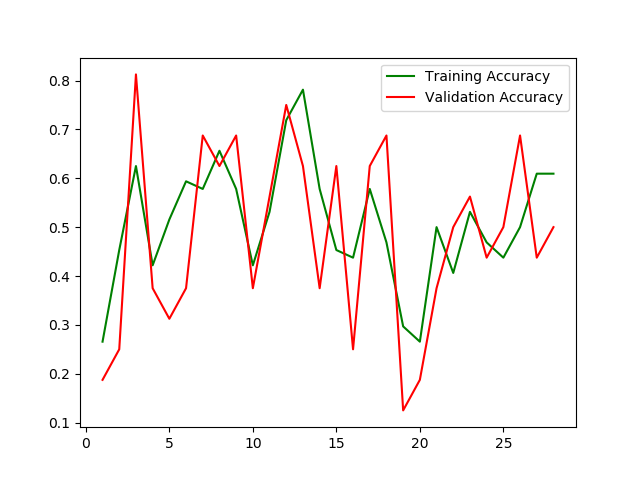
#> input picture plots/Plot date 2018-10-15 22 18 37808316.png, 640 x 480 px; its folder holds only this picture in this run
$ python show_progress.py
#> lines starting #> are read from the running program, lines starting #| are printed output that depends on the picture
import cv2
import os

while (True):
    file = os.listdir('plots/')[os.listdir('plots/').__len__() - 1]

    img = cv2.imread('plots/' + file)
#> img is the input picture: shape (480, 640, 3); mean B, G, R 244.9, 246.1, 249.6
    if not img is None:
        img = cv2.resize(img, (512, 512), 0, 0, cv2.INTER_LINEAR)
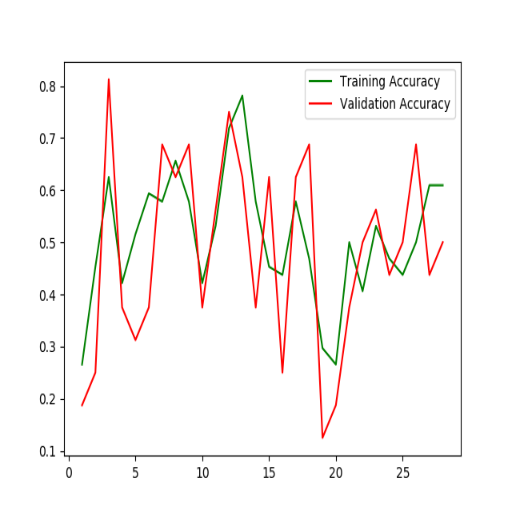
#> img: shape (512, 512, 3); mean B, G, R 244.8, 246.1, 249.6
        cv2.resizeWindow('frame', 512, 512)
        cv2.imshow('Progress', img)

    if cv2.waitKey(1) & 0xFF == ord('q'):
#> (key q is pressed here)
        break

cv2.destroyAllWindows()

$ run again, on plots/Plot date 2018-10-16 19 13 11014980.png
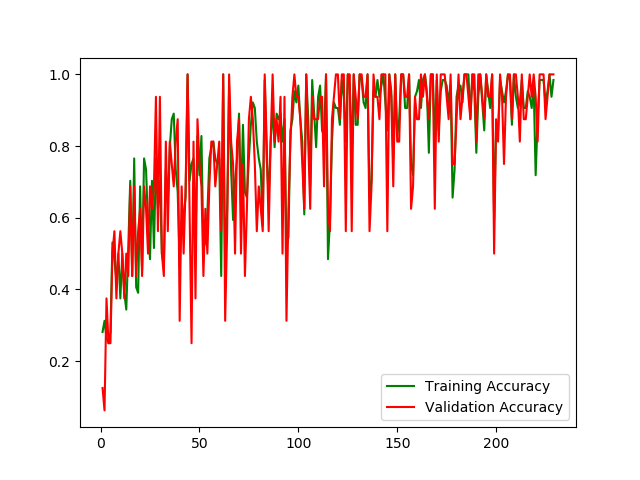
#> input picture plots/Plot date 2018-10-16 19 13 11014980.png, 640 x 480 px
#> img is the input picture: shape (480, 640, 3); mean B, G, R 228, 230.4, 247.4
#> `img = cv2.resize(img, (512, 512), 0, 0, cv2.INTER_LINEAR)`:
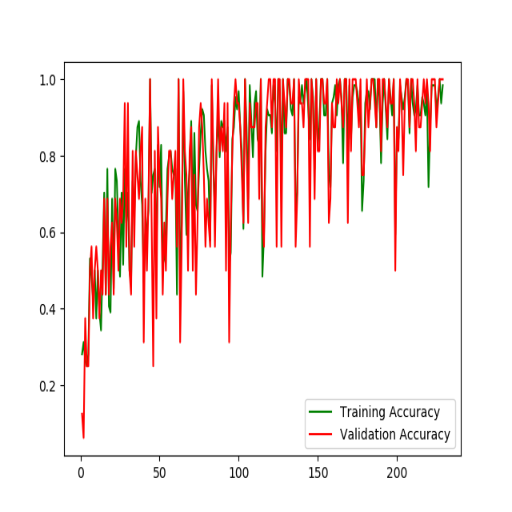
#> img: shape (512, 512, 3); mean B, G, R 227.9, 230.3, 247.4

$ run again, on plots/Plot date 2018-10-17 16 14 12187737.png
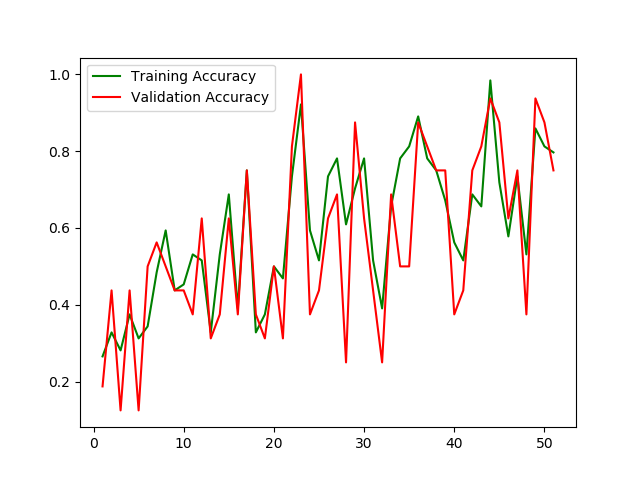
#> input picture plots/Plot date 2018-10-17 16 14 12187737.png, 640 x 480 px
#> img is the input picture: shape (480, 640, 3); mean B, G, R 241.3, 243.1, 248.6
#> `img = cv2.resize(img, (512, 512), 0, 0, cv2.INTER_LINEAR)`:
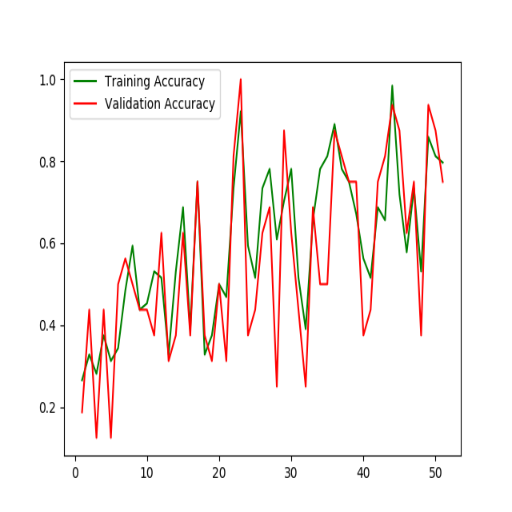
#> img: shape (512, 512, 3); mean B, G, R 241.3, 243.1, 248.6

$ run again, on plots/Plot date 2018-10-17 20 07 55786880.png
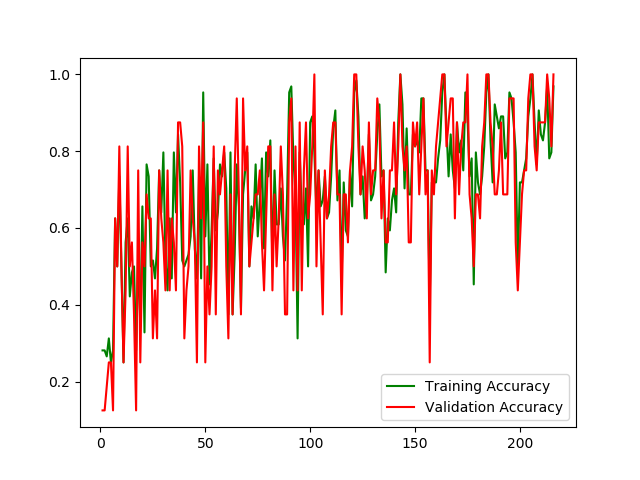
#> input picture plots/Plot date 2018-10-17 20 07 55786880.png, 640 x 480 px
#> img is the input picture: shape (480, 640, 3); mean B, G, R 223.1, 226.9, 244.4
#> `img = cv2.resize(img, (512, 512), 0, 0, cv2.INTER_LINEAR)`:
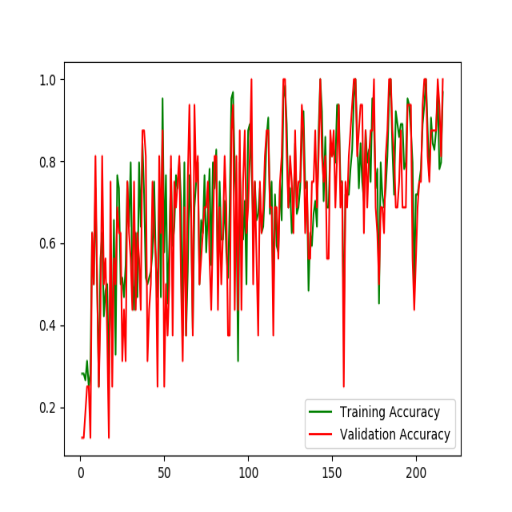
#> img: shape (512, 512, 3); mean B, G, R 223.1, 226.9, 244.4

$ run again, on plots/Plot date 2018-10-16 13 11 16634223.png
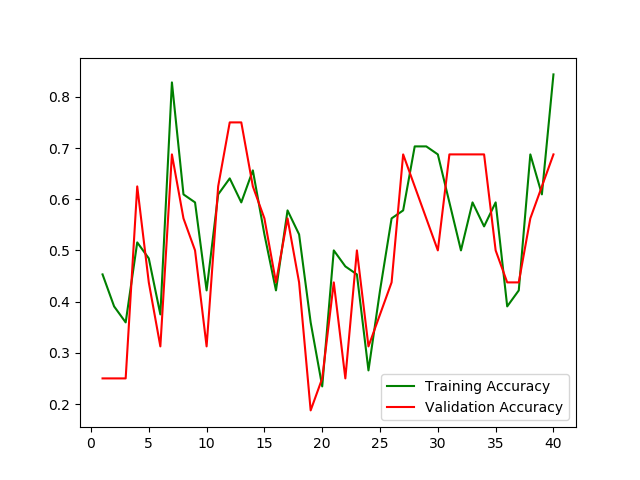
#> input picture plots/Plot date 2018-10-16 13 11 16634223.png, 640 x 480 px
#> img is the input picture: shape (480, 640, 3); mean B, G, R 243.8, 245.6, 248.3
#> `img = cv2.resize(img, (512, 512), 0, 0, cv2.INTER_LINEAR)`:
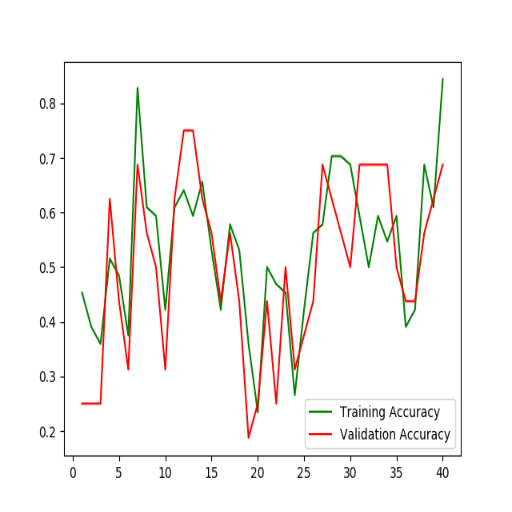
#> img: shape (512, 512, 3); mean B, G, R 243.8, 245.6, 248.3
